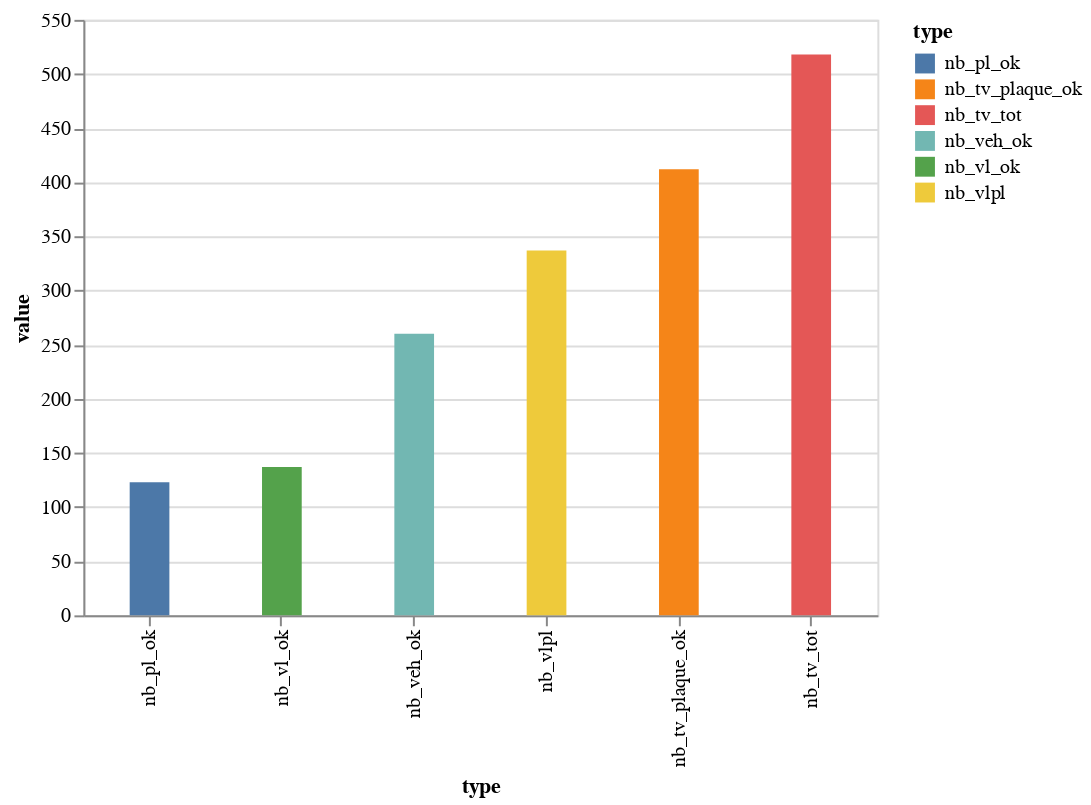

Write notebook code for a chart like this one.
### Code cell
graph_stat_trie

### Figure 1 — Vega-Lite specification as saved in the notebook (floating-point values rounded to 4 significant figures)
{"$schema": "https://vega.github.io/schema/vega-lite/v2.6.0.json", "config": {"view": {"height": 300, "width": 400}}, "data": {"name": "data-da3d773a5eaca93d861dfda5b61535e1"}, "datasets": {"data-da3d773a5eaca93d861dfda5b61535e1": [{"type": "nb_tv_tot", "value": 518}, {"type": "nb_tv_plaque_ok", "value": 412}, {"type": "nb_vlpl", "value": 337}, {"type": "nb_veh_ok", "value": 260}, {"type": "nb_vl_ok", "value": 137}, {"type": "nb_pl_ok", "value": 123}]}, "encoding": {"color": {"field": "type", "type": "nominal"}, "x": {"field": "type", "sort": {"field": "value", "op": "mean"}, "type": "nominal"}, "y": {"field": "value", "type": "quantitative"}}, "mark": {"size": 20, "type": "bar"}}
